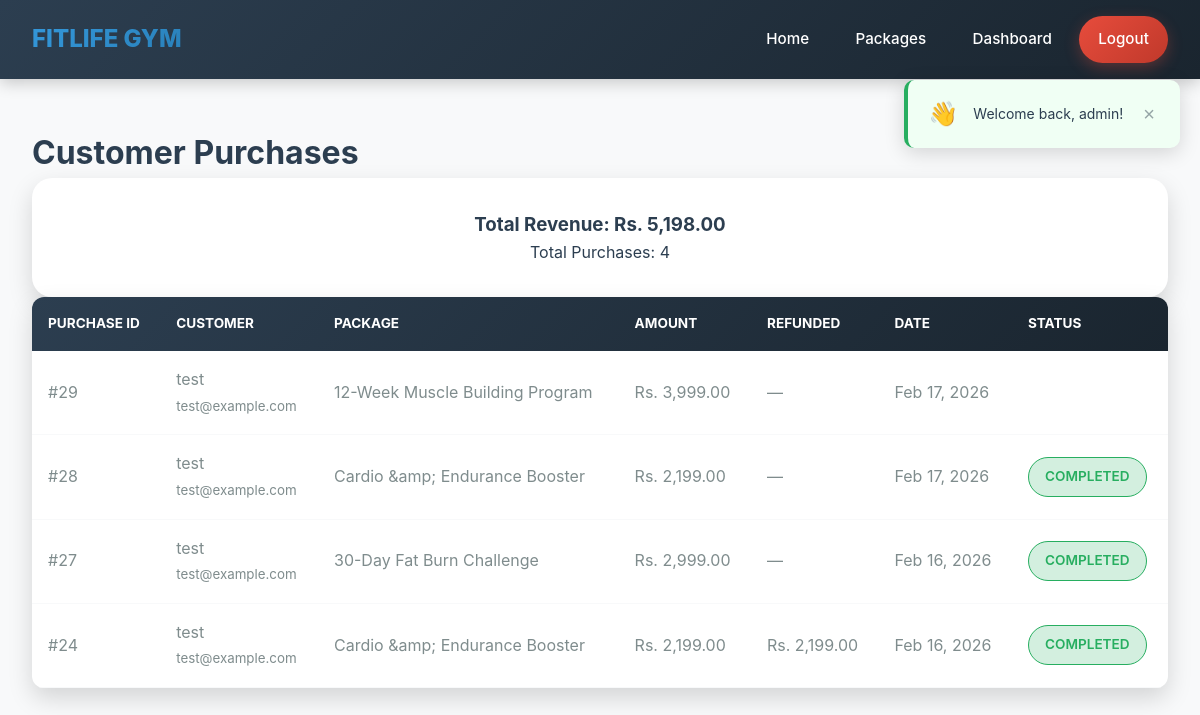
The app's page /admin/view-purchases.php (signed in) with its own data.
### tables this page shows
CREATE TABLE `purchases` (
  `id` int(11) NOT NULL,
  `user_id` int(11) NOT NULL,
  `package_id` int(11) NOT NULL,
  `purchase_date` timestamp NOT NULL DEFAULT current_timestamp(),
  `amount` decimal(10,2) NOT NULL,
  `transaction_id` varchar(100) DEFAULT NULL,
  `payment_method` varchar(50) DEFAULT 'khalti',
  `status` enum('pending','completed') DEFAULT 'completed',
  `payment_status` enum('pending','completed','failed') DEFAULT 'pending',
  `is_active` tinyint(1) DEFAULT 1,
  `deleted_at` timestamp NULL DEFAULT NULL,
  `completed_at` timestamp NULL DEFAULT NULL,
  `completed_workouts` int(11) DEFAULT 0,
  `total_workouts` int(11) DEFAULT 30,
  `last_workout_date` date DEFAULT NULL,
  `refund_requested` tinyint(1) DEFAULT 0,
  `refund_request_date` datetime DEFAULT NULL,
  `refund_approved` tinyint(1) DEFAULT 0,
  `refund_approved_date` datetime DEFAULT NULL,
  `refund_approved_by` int(11) DEFAULT NULL,
  `refund_amount` decimal(10,2) DEFAULT NULL,
  `refund_status` enum('pending','approved','rejected','processed') DEFAULT NULL,
  `refund_method` varchar(50) DEFAULT 'original',
  `refund_transaction_id` varchar(100) DEFAULT NULL,
  `refund_notes` text DEFAULT NULL
);

CREATE TABLE `users` (
  `id` int(11) NOT NULL,
  `full_name` varchar(100) NOT NULL,
  `email` varchar(100) NOT NULL,
  `phone` varchar(15) DEFAULT NULL,
  `password` varchar(255) NOT NULL,
  `created_at` timestamp NOT NULL DEFAULT current_timestamp(),
  `role` enum('user','admin') DEFAULT 'user'
);

CREATE TABLE `packages` (
  `id` int(11) NOT NULL,
  `name` varchar(255) NOT NULL,
  `description` text DEFAULT NULL,
  `short_description` varchar(1000) DEFAULT NULL,
  `price` decimal(10,2) NOT NULL,
  `duration` varchar(100) DEFAULT NULL,
  `category` varchar(50) DEFAULT NULL,
  `image` varchar(255) DEFAULT NULL,
  `created_by` int(11) NOT NULL,
  `created_at` timestamp NOT NULL DEFAULT current_timestamp()
);

### admin/view-purchases.php (the view, shortened to what this page needs)
<?php
require_once '../includes/database.php';
$stmt = $pdo->query("
    SELECT p.*, u.full_name as customer_name, u.email,
           pk.name as package_name, pk.price
    FROM purchases p
    JOIN users u ON p.user_id = u.id
    JOIN packages pk ON p.package_id = pk.id
    ORDER BY p.purchase_date DESC
");
$purchases = $stmt->fetchAll();
$revenue_stmt = $pdo->query("SELECT
    COALESCE(SUM(CASE WHEN status = 'completed' THEN amount ELSE 0 END),0) -
    COALESCE(SUM(CASE WHEN refund_status = 'processed' THEN amount ELSE 0 END),0) as total
    FROM purchases");
$revenue = $revenue_stmt->fetch()['total'] ?? 0;
?>
<!DOCTYPE html>
<html>
<head>
    <link rel="stylesheet" href="../css/style.css">
</head>
<body>
    <?php
    include '../includes/navigation.php';
    ?>
    <div class="manage-container">
        <h1>Customer Purchases</h1>
        <div class="stats-card">
            <h3>Total Revenue: Rs. <?php echo number_format($revenue, 2); ?></h3>
            <p>Total Purchases: <?php echo count($purchases); ?></p>
        </div>
        <div class="purchases-table">
            <?php if (empty($purchases)): ?>
                <p>No purchases yet.</p>
            <?php else: ?>
                <table>
                    <thead>
                        <tr>
                            <th>Purchase ID</th>
                            <th>Customer</th>
                            <th>Package</th>
                            <th>Amount</th>
                            <th>Refunded</th>
                            <th>Date</th>
                            <th>Status</th>
                        </tr>
                    </thead>
                    <tbody>
                        <?php foreach ($purchases as $purchase): ?>
                        <tr>
                            <td>#<?php echo $purchase['id']; ?></td>
                            <td>
                                <?php echo htmlspecialchars($purchase['customer_name']); ?><br>
                                <small><?php echo htmlspecialchars($purchase['email']); ?></small>
                            </td>
                            <td><?php echo htmlspecialchars($purchase['package_name']); ?></td>
                            <td>Rs. <?php echo number_format($purchase['amount'], 2); ?></td>
                            <td>
                                <?php if (!empty($purchase['refund_status']) && in_array($purchase['refund_status'], ['approved','processed'])): ?>
                                    Rs. <?php echo number_format($purchase['amount'], 2); ?>
                                <?php else: ?>
                                    —
                                <?php endif; ?>
                            </td>
                            <td><?php echo date('M d, Y', strtotime($purchase['purchase_date'])); ?></td>
                            <td>
                                <span class="status-badge <?php echo $purchase['status']; ?>">
                                    <?php echo $purchase['status']; ?>
                                </span>
                            </td>
                        </tr>
                        <?php endforeach; ?>
                    </tbody>
                </table>
            <?php endif; ?>
        </div>
    </div>
</body>
</html>

### css/style.css (style rules this page uses)
:root { --primary:#3498db;--primary-dark:#2980b9;--primary-light:#85c1e9;--secondary:#2c3e50;--secondary-light:#34495e;--accent-green:#27ae60;--accent-blue:#3498db;--accent-gold:#f39c12;--white:#fff;--light:#f8f9fa;--gray:#95a5a6;--dark-gray:#7f8c8d;--gradient-primary:linear-gradient(135deg,#667eea 0%,#764ba2 100%);--gradient-blue:linear-gradient(135deg,#3498db,#2980b9);--gradient-ocean:linear-gradient(135deg,#4facfe 0%,#00f2fe 100%);--gradient-dark:linear-gradient(135deg,#2c3e50 0%,#1a252f 100%);--shadow:0 4px 6px rgba(0,0,0,0.1);--shadow-lg:0 10px 25px rgba(0,0,0,0.15);--shadow-xl:0 20px 40px rgba(0,0,0,0.2);--radius:8px;--radius-lg:12px;--radius-xl:20px;--radius-full:9999px;--transition:0.3s ease }
* { margin:0;padding:0;box-sizing:border-box }
html { scroll-behavior:smooth }
body { font-family:'Inter',-apple-system,sans-serif;line-height:1.6;color:var(--secondary);background:var(--light);overflow-x:hidden }
.admin-dashboard,.dashboard-container,.manage-container,.my-packages-container { padding:3rem 2rem;max-width:1400px;margin:0 auto;min-height:100vh }
.stat-card,.stats-card { background:var(--white);padding:2rem;border-radius:var(--radius-xl);box-shadow:var(--shadow-lg);text-align:center;transition:var(--transition) }
.data-table,.user-table,table { width:100%;border-collapse:collapse;background:var(--white);border-radius:var(--radius-lg);overflow:hidden;box-shadow:var(--shadow-lg) }
.data-table thead,.user-table thead,table thead { background:var(--gradient-dark);color:var(--white) }
.data-table th,.user-table th,table th { padding:1rem;text-align:left;font-weight:700;text-transform:uppercase;font-size:.85rem }
.data-table td,.user-table td,table td { padding:1rem;border-bottom:1px solid var(--light);color:var(--dark-gray) }
.status-badge,.category-badge,.admin-badge,.pending-badge,.approved-count,.completed-badge,.badge-success,.badge-info { padding:.5rem 1rem;border-radius:var(--radius-full);font-size:.85rem;font-weight:600;display:inline-block;text-transform:uppercase }
.status-badge.completed,.status-active,.completed-badge,.badge-success { background:rgba(39,174,96,.2);color:var(--accent-green);border:1px solid var(--accent-green) }
.admin-dashboard, .dashboard-container, .manage-container, .my-packages-container { padding: 3rem 2rem; max-width: 1400px; margin: 0 auto; min-height: 100vh; }
.stat-card, .stats-card { background: var(--white); padding: 2rem; border-radius: var(--radius-xl); box-shadow: var(--shadow-lg); text-align: center; transition: var(--transition); }
.data-table, .user-table, table { width: 100%; border-collapse: collapse; background: var(--white); border-radius: var(--radius-lg); overflow: hidden; box-shadow: var(--shadow-lg); }
.data-table thead, .user-table thead, table thead { background: var(--gradient-dark); color: var(--white); }
.data-table th, .user-table th, table th { padding: 1rem; text-align: left; font-weight: 700; text-transform: uppercase; font-size: 0.85rem; }
.data-table td, .user-table td, table td { padding: 1rem; border-bottom: 1px solid var(--light); color: var(--dark-gray); }
.status-badge, .category-badge, .admin-badge, .pending-badge, .approved-count, .completed-badge, .badge-success, .badge-info { padding: 0.5rem 1rem; border-radius: var(--radius-full); font-size: 0.85rem; font-weight: 600; display: inline-block; text-transform: uppercase; }
.status-badge.completed, .status-active, .completed-badge, .badge-success { background: rgba(39, 174, 96, 0.2); color: var(--accent-green); border: 1px solid var(--accent-green); }

### records on screen
purchases: id "29", user.full_name "test", user.email "test@example.com", package.name "12-Week Muscle Building Program", amount "3,999.00", purchase_date "Feb 17, 2026"
purchases: id "28", user.full_name "test", user.email "test@example.com", package.name "Cardio &amp; Endurance Booster", amount "2,199.00", purchase_date "Feb 17, 2026", status "COMPLETED"
purchases: id "27", user.full_name "test", user.email "test@example.com", package.name "30-Day Fat Burn Challenge", amount "2,999.00", purchase_date "Feb 16, 2026", status "COMPLETED"
purchases: id "24", user.full_name "test", user.email "test@example.com", package.name "Cardio &amp; Endurance Booster", amount "2,199.00", purchase_date "Feb 16, 2026", status "COMPLETED"

### other values on screen
$login_message "Welcome back, admin!"
$revenue "5,198.00"
count($purchases) "4"
